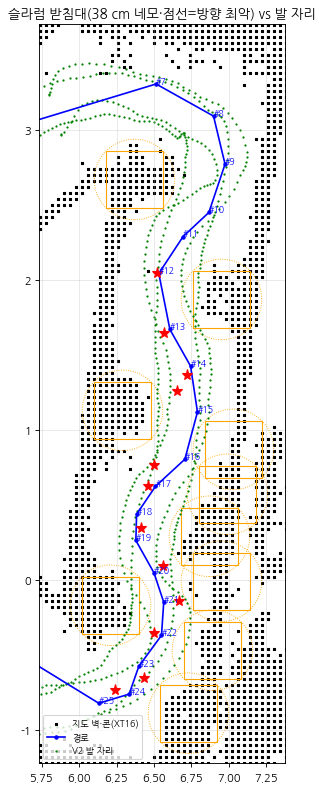

Source code (Python):
#!/usr/bin/env python3
"""콘 받침대 밟음 검사(받침대 크기 모델) — 녹화 지도(rec1650, XT16 3D)에서 슬라럼 콘을 묶어 중심·지름을 재고,
그 둘레에 정사각 받침대(한 변 S)를 씌워, 시뮬레이션 궤적(V0·V2)과 사람 조종 녹화(16:50)의 네 발 자리가 받침대 위를 지나는지 센다.
받침대 방향은 모름 → 최선(내접원 S/2)·최악(외접원 S/√2) 두 경우. 발 반지름 2 cm + 발 배치 산포 2.1 cm(실측) 더함.
발 자리 = 몸 중심 기준 (±0.19, ±0.14) m. 사용: ~/venv/go2/bin/python3 plate_check.py [S=0.38]"""
import json, math, os, sys
import numpy as np
from scipy import ndimage as ndi
from scipy.spatial import cKDTree
H = os.path.dirname(os.path.abspath(__file__)); J = os.path.dirname(os.path.dirname(H))
SIDES = [float(a) for a in sys.argv[1:]] or [0.30, 0.34, 0.38, 0.42]
R = json.load(open(os.path.join(J, 'routes', 'rec1650', 'route.json')))['route']; RP = np.array([[e['x'], e['y']] for e in R])
SL = RP[6:25]; ZLO, ZHI = SL.min(0) - 0.4, SL.max(0) + 0.4
sys.argv = ['x', 'rec1650']; sys.path.insert(0, os.path.join(J, 'tools')); import route_editor as ed  # noqa: E402
XW = ed.real_walls(ed.load_cache()); XW = XW[np.all((XW > ZLO - 0.3) & (XW < ZHI + 0.3), 1)]
# 콘 중심: rec1650 지도 − 콘 지운 지도 A 의 차이(콘 점)에서 바닥 위 0.05~0.45 m, 반경 0.15 m 밀도 봉우리(서로 0.30 m 이상) — 10개
C = np.load(os.path.join(H, 'cone_centres_rec1650.npy')); DIA = np.full(len(C), np.nan)
print(f'슬라럼 콘 {len(C)}개 (cone_centres_rec1650.npy)')
FEET = [(0.19, 0.14), (0.19, -0.14), (-0.19, 0.14), (-0.19, -0.14)]
FOOT_R, SPREAD = 0.02, 0.021
def feet_xy(tr):
    out = []
    for x, y, a in tr:
        c, s = math.cos(a), math.sin(a)
        out.append([(x + c * fx - s * fy, y + s * fx + c * fy) for fx, fy in FEET])
    return np.array(out)  # (T,4,2)
def load_trace(v):
    t = np.load(os.path.join(H, f'sim_scurve_{v}_trace.npy')); return t[:, 1:4]
d = np.load(os.path.join(J, 'routes', 'rec1650', 'map.npz')); od = d['odom']; od = od[np.argsort(od[:, 1])]
q = od[:, 5:9]; yaw = np.arctan2(2 * (q[:, 3] * q[:, 2] + q[:, 0] * q[:, 1]), 1 - 2 * (q[:, 1] ** 2 + q[:, 2] ** 2))
rec = np.c_[od[:, 2], od[:, 3], yaw]; rec = rec[np.all((rec[:, :2] > ZLO) & (rec[:, :2] < ZHI), 1)]
TRS = {'V0 지금 설정(시뮬)': load_trace('V0'), 'V2 몸=경로(시뮬, juninsu 기본)': load_trace('V2'), 'REC 사람 조종 녹화': rec}
TC = cKDTree(C); out = {'cones': C.round(3).tolist(), 'cone_width': DIA.round(3).tolist(), 'res': {}}
for name, tr in TRS.items():
    F = feet_xy(tr).reshape(-1, 2); dist, idx = TC.query(F)
    print(f'\n[{name}] 발 자리 {len(F)}개 · 콘 중심까지 발 최소 {dist.min() * 100:.1f} cm')
    for S in SIDES:
        for case, rad in (('최선', S / 2), ('최악', S / math.sqrt(2))):
            lim = rad + FOOT_R + SPREAD
            hit = dist < lim; hc = sorted(set(idx[hit].tolist()))
            print(f'  받침대 {S * 100:.0f} cm {case}(반경 {rad * 100:.1f}+발 4.1 cm): 밟는 발 자리 {hit.mean() * 100:5.2f}% · 밟히는 콘 {len(hc)}/{len(C)}')
            out['res'][f'{name}|{S}|{case}'] = dict(frac=float(hit.mean()), cones=hc)
# 경로 점별: 점(몸 중심)에서 가장 가까운 콘까지 · 발이 받침대(38 cm 최악)에 안 닿으려면 필요한 콘-몸중심 거리
need = 0.38 / math.sqrt(2) + FOOT_R + SPREAD   # 콘 중심 - 발 최소
print(f'\n경로 점별 콘 거리 (발이 38 cm 받침대 최악 반경에 안 닿으려면 콘 중심-발 ≥ {need * 100:.1f} cm)')
prop = []
for i in range(5, 26):
    p = RP[i]; dd, j = TC.query(p)
    # 그 점에 몸이 경로 방향으로 섰을 때 발-콘 최소
    a = math.atan2(*(RP[min(i + 1, len(RP) - 1)] - RP[max(i - 1, 0)])[::-1])
    fd = TC.query(feet_xy([(p[0], p[1], a)]).reshape(-1, 2))[0].min()
    flag = fd < need
    msg = ''
    if flag:   # 콘 반대쪽으로 밀기: 필요한 만큼
        v = p - C[j]; v /= np.linalg.norm(v); shift = need - fd + 0.01; np_ = p + v * shift
        fd2 = TC.query(feet_xy([(np_[0], np_[1], a)]).reshape(-1, 2))[0].min()
        msg = f' → 제안 ({np_[0]:.2f}, {np_[1]:.2f}) {shift * 100:.0f} cm 이동, 발-콘 {fd2 * 100:.1f} cm'
        prop.append(dict(n=i + 1, x=round(float(np_[0]), 3), y=round(float(np_[1]), 3), shift_cm=round(shift * 100, 1), foot_cone_after_cm=round(fd2 * 100, 1)))
    print(f'  #{i + 1:2d} ({p[0]:5.2f},{p[1]:5.2f}) 콘까지 {dd * 100:5.1f} cm · 발-콘 최소 {fd * 100:5.1f} cm {"★밟을 수 있음" if flag else ""}{msg}')
out['proposals'] = prop
json.dump(out, open(os.path.join(H, 'plate_check.json'), 'w'), ensure_ascii=False, indent=1)
try:
    import matplotlib; matplotlib.use('Agg'); matplotlib.rcParams['font.family'] = 'NanumGothic'; matplotlib.rcParams['axes.unicode_minus'] = False
    import matplotlib.pyplot as plt
    f, ax = plt.subplots(figsize=(8, 12)); ax.scatter(XW[:, 0], XW[:, 1], s=3, c='k', marker='s', label='지도 벽·콘(XT16)')
    for c in C:
        ax.add_patch(plt.Rectangle(c - 0.19, 0.38, 0.38, fill=False, ec='orange', lw=1)); ax.add_patch(plt.Circle(c, 0.38 / math.sqrt(2), fill=False, ec='orange', ls=':', lw=0.8))
    ax.plot(RP[5:26, 0], RP[5:26, 1], 'b.-', ms=6, label='경로'); [ax.annotate(f'#{i + 1}', RP[i], fontsize=8, color='b') for i in range(5, 26)]
    F = feet_xy(TRS['V2 몸=경로(시뮬, juninsu 기본)'][::3]).reshape(-1, 2); ax.scatter(F[:, 0], F[:, 1], s=1, c='g', label='V2 발 자리')
    for pp in prop: ax.plot(pp['x'], pp['y'], 'r*', ms=10)
    ax.set_xlim(ZLO[0], ZHI[0]); ax.set_ylim(ZLO[1], ZHI[1]); ax.set_aspect('equal'); ax.grid(alpha=.3); ax.legend(loc='lower left', fontsize=8)
    ax.set_title('슬라럼 받침대(38 cm 네모·점선=방향 최악) vs 발 자리'); f.savefig(os.path.join(H, 'plate_check.png'), dpi=80, bbox_inches='tight')
except Exception as e:  # noqa: BLE001
    print('그림 실패', e)
